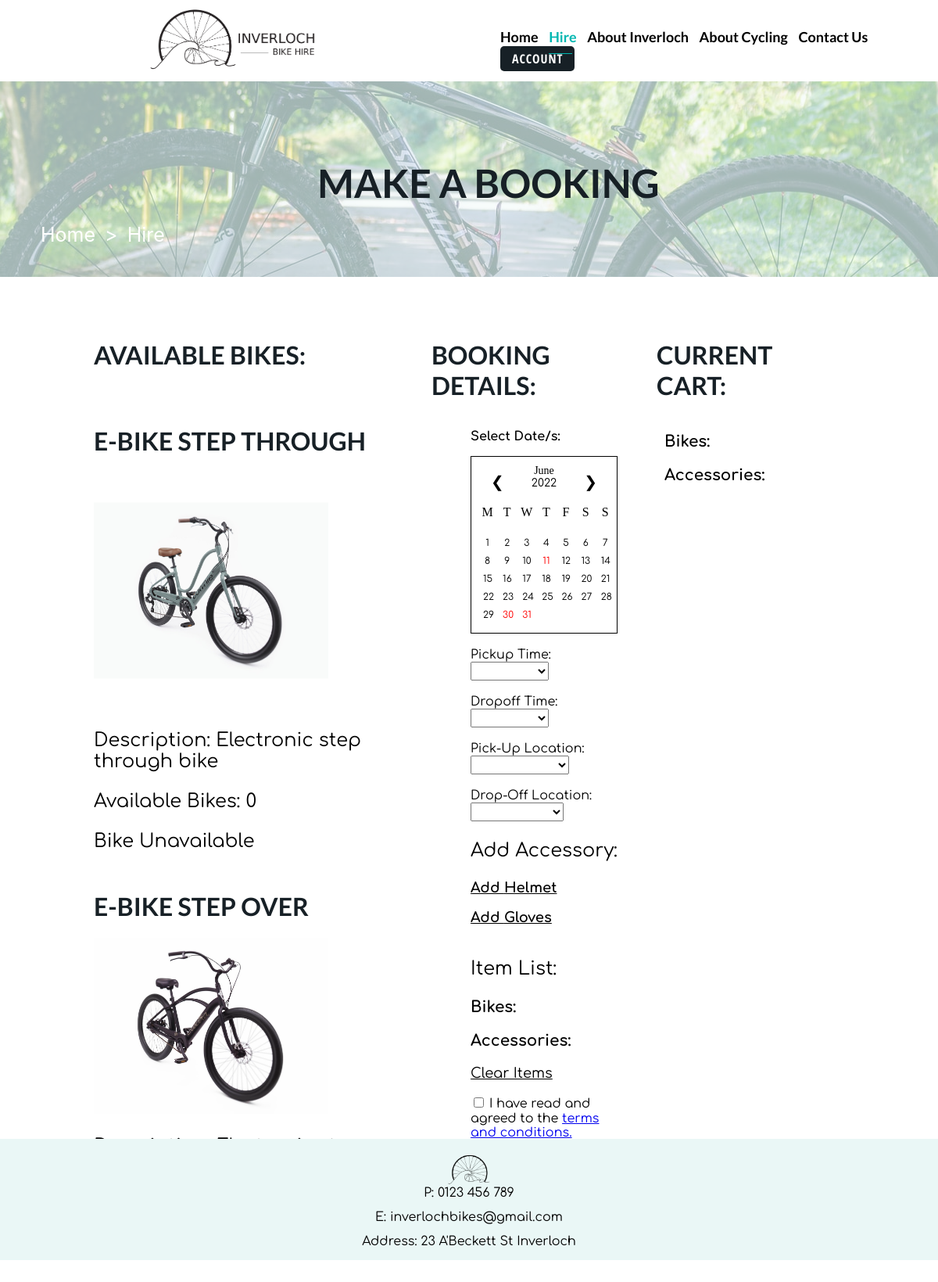
Screenshot of /Prototype/makeabooking.php with the database file from the repository.
### tables this page shows
CREATE TABLE `bike_type_table` (
  `bike_type_id` int(11) NOT NULL,
  `name` varchar(45) NOT NULL,
  `picture_id` varchar(45) NOT NULL,
  `description` varchar(255) NOT NULL
);

CREATE TABLE `block_out_dates` (
  `date_id` int(10) NOT NULL,
  `date_value` varchar(11) NOT NULL,
  `date_day` int(2) NOT NULL,
  `date_month` int(2) NOT NULL DEFAULT 6,
  `date_year` int(4) NOT NULL DEFAULT 2022,
  `date_blockout` tinyint(1) NOT NULL DEFAULT 0,
  `date_reason` varchar(255) NOT NULL
);

CREATE TABLE `accessory_type_table` (
  `accessory_type_id` int(11) NOT NULL,
  `name` varchar(45) NOT NULL,
  `description` varchar(255) NOT NULL
);

### Prototype/makeabooking.php (the view, shortened to what this page needs)
<?php
$conn = new mysqli("localhost", "root", "", "bike_hiring_system");
?>
<!DOCTYPE html>
<html lang="en" xmlns="http://www.w3.org/1999/xhtml">
<head>
    <link rel="stylesheet" href="./style/style.css">
    <link rel="stylesheet" href="https://unpkg.com/flickity@2/dist/flickity.min.css">
</head>
<body>
    <?php include 'header.php' ?>
    <div id = "main">
        <div class="banner">
            <div id="bannertext">
                <h1>MAKE A BOOKING</h1>
            </div>
            <div class ="NavContainer">
                    <ul class="Breadcrumbs">
                        <li class="BreadcrumbsItem">
                            <a href="Index.php" class="BreadcrumbsURL">Home</a>
                        </li>
                        <li class="BreadcrumbsItem">
                            <a href="javascript:window.location.href=window.location.href" class="BreadcrumbsURL BreadcrumbsURLactive">Hire</a>
                        </li>
                    </ul>
            </div>
        </div>
        <div class="maincontainer">
        <div id="dualContainer">
            <div style="" id="dualColumn1">
            	<h1>Available Bikes:</h1>
            	<div style="overflow-y: scroll;height: 1000px;">
              <?php
            $bikeType = $conn->query("SELECT * FROM bike_type_table");
            while ($row = $bikeType->fetch_assoc()) {
                $bikeName = $row["name"];
                $bikeTypeId = $row["bike_type_id"];
                $bikeDescription = $row["description"];
                $bikeImage = $row["picture_id"];
            ?>
            <h1><strong><?php echo $bikeName; ?></strong></h1>
                <?php echo '<img src="img/bike-type/'; echo $bikeImage; echo'.jpg" style="width:300px;">'; ?>
                <?php echo '<p style="font-size:24px;">Description: ' . $bikeDescription . '</p>'; ?>
                <?php
                  $bikeInventoryAvailable = $conn->query("SELECT bike_type_id, bike_id, price_ph FROM bike_inventory_table where bike_type_id = $bikeTypeId");
                  $bikeInventoryNum = mysqli_num_rows($bikeInventoryAvailable);
                  if ($bikeInventoryNum > 0){
                    while ($row = $bikeInventoryAvailable->fetch_assoc()) {
                    $bikeInventoryBikeBikeId = $row["bike_id"];
                    $bikePrice = $row["price_ph"];
                    $bookingBikeTableAvailability = $conn->query("SELECT * FROM booking_bike_table");
                      while ($row = $bookingBikeTableAvailability->fetch_assoc()) {
                        $bookingBikeTableBikeId = $row["bike_id"];
                        if ($bookingBikeTableBikeId == $bikeInventoryBikeBikeId){
                          $bikeInventoryNum = $bikeInventoryNum - 1;
                        }
                      }
                    }
                    echo '<p style="font-size:24px;">Price Per Hour: $' . $bikePrice . '</p>';
                    echo '<p style="font-size:24px;">Available Bikes: ' . $bikeInventoryNum . '</p>';
                    if ($bikeInventoryNum > 0){
                    echo '<div id="addBikeContainer'. $bikeTypeId .'">';
                    echo '<a style="font-size:24px;font-family: Comfortaa;color:black;font-weight:bold;" href="javascript: addBike(' . '\'' . $bikeName . '\'' . ', ' . '\'' . $bikeTypeId . '\'' .  ', ' . '\'' . $bikeInventoryNum . '\'' .    ')">Select Bike</a>';
                    echo '</div>';
                    echo '<br>';
                    echo '<hr>';
                    }else{
                    echo '<p style="font-size:24px;">Bike Unavailable</p>';
                    }
                  }else {
                    echo '<p style="font-size:24px;">Available Bikes: 0</p>';
                    echo '<p style="font-size:24px;">Bike Unavailable</p>';
                  }
                ?>
            <?php
            }
            ?>
            <br>
            <br>
            <br>
            <br>
        	</div>
            </div>
            <div id="dualColumn2">
            	 <h1>Booking Details:</h1>
            	 <div style="overflow-y: scroll;height: 1000px;padding-right: 50px;padding-left: 50px;">
                <p><strong>Select Date/s:</strong></p>
                <div class="month">
                  <ul>
                    <li class="prev">&#10094;</li>
                    <li class="next">&#10095;</li>
                    <li style="font-size:14px">June<br>
                      <span style="font-size:14px">2022</span>
                    </li>
                  </ul>
                </div>
                <ul class="weekdays">
                  <li>M</li>
                  <li>T</li>
                  <li>W</li>
                  <li>T</li>
                  <li>F</li>
                  <li>S</li>
                  <li>S</li>
                </ul>
                <div id="dateContainer">
                <ul class="days">
                  <?php
                  $blockOutDatesSQL = $conn->query("SELECT * FROM block_out_dates");
                  while ($row = $blockOutDatesSQL->fetch_assoc()) {
                      $date_value = $row["date_value"];
                      $date_day = $row["date_day"];
                      $date_blockout = $row["date_blockout"];
                      if ($date_blockout == 0){
                        echo '<a class="datetest" href="javascript:changeStartDate()"><li><span id="' . $date_value . '" class="date";">' . $date_day .'</span></li></a>';
                      }else if ($date_blockout == 1){
                        echo '<a style="pointer-events: none;" class="datetest" href="javascript:changeStartDate()"><li><span style="color:red;" id="' . $date_value . '" class="date";">' . $date_day .'</span></li></a>';
                      }
                      ?>
                  <?php
                    }
                  ?>
                  <br>
                </ul>
                </div>
                <br>
                <form action="makeabookingconfirm.php" method="post">
                  <label style="font-family: Comfortaa;" for="pickupTimeValue">Pickup Time:</label>
                  <br>
                  <select id="pickupTimeValue" name="pickupTimeValue" style="font-size: 18px;">
                    <option value="none"></option>
                    <option value="9:00:00">9:00 AM</option>
                  </select>
                  <br><br>
                  <label style="font-family: Comfortaa;" for="dropoffTimeValue">Dropoff Time:</label>
                  <br>
                  <select id="dropoffTimeValue" name="dropoffTimeValue" style="font-size: 18px;">
                    <option value="none"></option>
                    <option value="9:00:00">9:00 AM</option>
                  </select>
                  <br><br>
                  <label style="font-family: Comfortaa;" for="pickupLocationValue">Pick-Up Location:</label>
                  <br>
                  <select id="pickupLocationValue" name="pickupLocationValue" style="font-size:18px;">
                    <option value="none"></option>
                  <?php
                    $locationQuery = $conn->query("SELECT * FROM location_table WHERE pick_up_location=1");
                    while ($row = $locationQuery->fetch_assoc()) {
                        $locationName = $row["name"];
                        $locationId = $row["location_id"];
                    ?>
                    <?php echo '<option value="' . $locationId . '"> ' . $locationName . '</option>'?>
                    <?php
                    }
                    ?>
                  </select>
                  <br><br>
                  <label style="font-family: Comfortaa;" for="dropoffLocationValue">Drop-Off Location:</label>
                  <br>
                  <select id="dropoffLocationValue" name="dropoffLocationValue" style="font-size:18px;">
                    <option value="none"></option>
                  <?php
                    $locationQuery = $conn->query("SELECT * FROM location_table WHERE drop_off_location=1");
                    while ($row = $locationQuery->fetch_assoc()) {
                        $locationName = $row["name"];
                        $locationId = $row["location_id"];
                    ?>
                    <?php echo '<option value="' . $locationId . '">' . $locationName . '</option>'?>
                    <?php
                    }
                    ?>
                  </select>
                  <br>
                <p style="font-size: 24px;display: inline-block;">Add Accessory:</p>
                <?php
                $accessoryType = $conn->query("SELECT * FROM accessory_type_table");
                while ($row = $accessoryType->fetch_assoc()) {
                    $accessoryTypeId = $row["accessory_type_id"];
                    $accessoryTypeName = $row["name"];
                ?>
                <br>
                <?php
                  echo '<div id="addAccessoryContainer'. $accessoryTypeId .'">';
                  echo '<a style="font-size:18px;font-family: Comfortaa;color:black;font-weight:bold;" href="javascript: addAccessory(' . '\'' . $accessoryTypeName . '\'' . ', ' . '\'' . $accessoryTypeId . '\'' .     ')">Add ' . $accessoryTypeName . '</a>';
                  echo '</div>';
                ?>
                <?php
                }
                ?>
                <br>
                    <p style="font-size: 24px;">Item List:</p>
                    <div id="itemListContainer" style="">
                      <p style="font-size: 20px;font-weight: bold;">Bikes:</p>
                     <p style="font-size: 20px;font-weight: bold;">Accessories:</p>
                    </div>
					<a style="font-size: 18px;color:black;" href="javascript:clearItems()"><p>Clear Items</p></a>
                  <input required type="checkbox" id="termsValue" name="termsValue" value="">
                  <label for="termsValue"> I have read and agreed to the <a href="javascript:openTerms()">terms and conditions.</a></label>
                  <br>
					<br><br><br>
                </form>
            </div>
        </div>
	        <div id="dualColumn3">
	        	<h1>Current Cart:</h1>
	        	<div style="overflow-y: scroll;height: 1000px;padding-left: 10px;padding-right: 50px;">
                    <div id="cartContainer" style="">
                      <p style="font-size: 20px;font-weight: bold;">Bikes:</p>
                      <p style="font-size: 20px;font-weight: bold;">Accessories:</p>
                    </div>
	          </div>
	        </div>
        </div>
    </div>
    <br>    <br>
    <br>
    <br>
    </div>
    <?php include 'footer.php' ?>
</body>
</html>

### rows the page displays
bike_type_table: name "E-BIKE STEP THROUGH", shows a picture, description "Electronic step through bike", shows "Available Bikes: 0"
bike_type_table: name "E-BIKE STEP OVER", shows a picture
block_out_dates: date_day "1"
block_out_dates: date_day "2"
block_out_dates: date_day "3"
block_out_dates: date_day "4"
block_out_dates: date_day "5"
block_out_dates: date_day "6"
block_out_dates: date_day "7"
block_out_dates: date_day "8"
block_out_dates: date_day "9"
block_out_dates: date_day "10"
block_out_dates: date_day "11"
block_out_dates: date_day "12"
block_out_dates: date_day "13"
block_out_dates: date_day "14"
block_out_dates: date_day "15"
block_out_dates: date_day "16"
block_out_dates: date_day "17"
block_out_dates: date_day "18"
block_out_dates: date_day "19"
block_out_dates: date_day "20"
block_out_dates: date_day "21"
block_out_dates: date_day "22"
block_out_dates: date_day "23"
block_out_dates: date_day "24"
block_out_dates: date_day "25"
block_out_dates: date_day "26"
block_out_dates: date_day "27"
block_out_dates: date_day "28"
block_out_dates: date_day "29"
block_out_dates: date_day "30"
block_out_dates: date_day "31"
accessory_type_table: name "Helmet"
accessory_type_table: name "Gloves"
